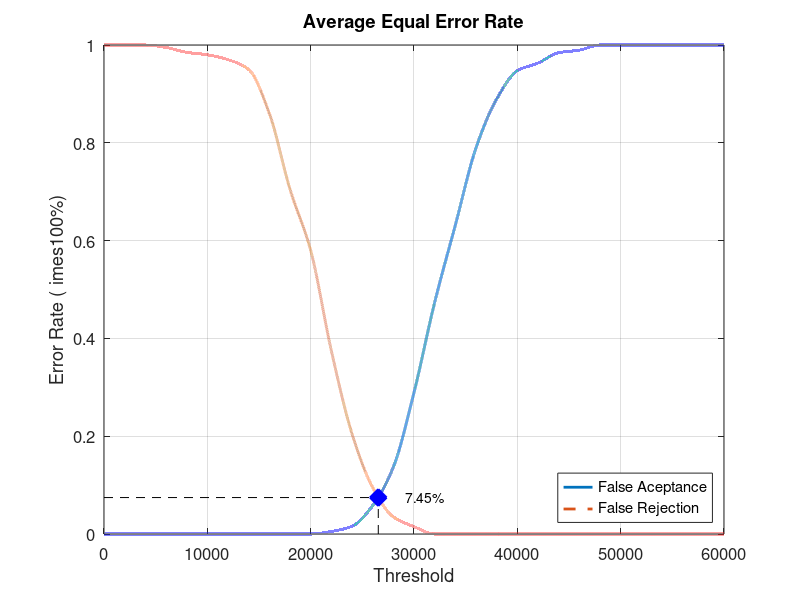
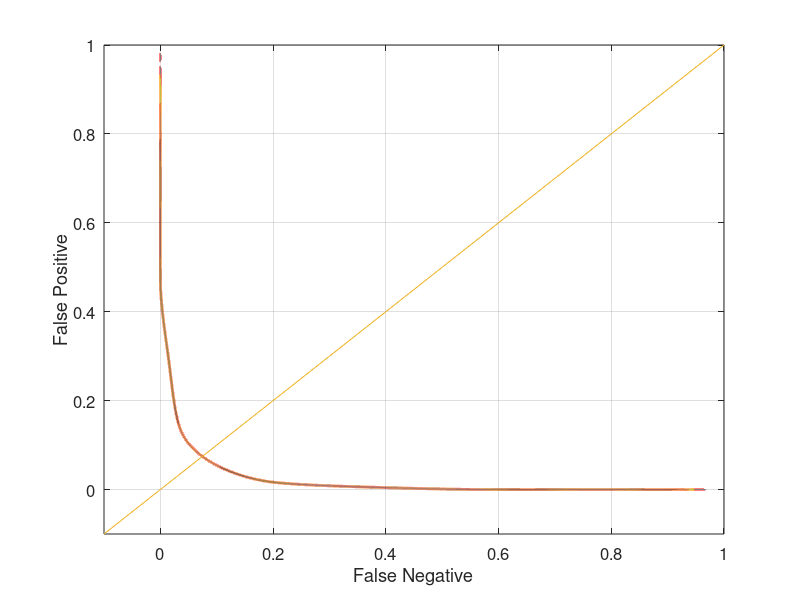

Source code (MATLAB) for these figures, in order:
close all;
clear;
clc;
x = 0:2000:60000;
xq = 0:0.5:60000;

y0 = [0 0 0 0 0 0 0 0 0 0 0 0.00526316 0.0157895 0.0578947 0.136842 0.289474 0.473684 0.631579 0.789474 0.889474 0.947368 0.963158 0.984211 0.989474 1 1 1 1 1 1 1]
yy0 = interp1(x, y0, xq, 'pchip');
y1 = [1 1 1 0.995 0.985 0.98 0.97 0.95 0.86 0.705 0.58 0.375 0.205 0.095 0.035 0.015 0 0 0 0 0 0 0 0 0 0 0 0 0 0 0]
yy1 = interp1(x, y1, xq, 'pchip');

% Calculating EER: 
y2 = abs(y0 - y1);
find(y2 == min(y2))
yy2 = abs(yy0 - yy1);
xEER = find(yy2 == min(yy2));
xEERIndex = xq(xEER) % X-axis EER
yEER = yy0(xEER) % Y-axis EER

main = figure
plot(xq, yy0,'-','LineWidth', 2);	hold on
plot(xq, yy1,'--','LineWidth', 2);	hold on
plot([xEERIndex xEERIndex], [0 yEER], 'k--');	hold on
plot([0 xEERIndex], [yEER yEER], 'k--');	hold on
plot(xEERIndex, yEER, 'bx', 'LineWidth', 10);	hold on
text(xEERIndex + 10 * xEERIndex / 100, yEER, [num2str(round((10000 * yEER)) / 100) '%'])
legend('False Aceptance', 'False Rejection', 'Location', 'SouthEast')
xlabel('Threshold')
ylabel('Error Rate (	imes100%)')
title('Average Equal Error Rate')
set(gca, 'FontSize', 12)
axis([0 60000 0 1])
grid on

print(main, 'Database3_3Main', '-dpng');
FNRxFPR = figure('Color', [1 1 1]);
plot(yy1, yy0, '-', yy1, yy0, 'LineWidth', 2);
hold on
y = -0.1:0.1:1
plot(y, y); 
set(gca, 'FontSize', 12)
xlabel('False Negative')
ylabel('False Positive')
axis([-0.1 1 -0.1 1])
set(gca, 'FontSize', 12)
grid on

print(FNRxFPR, 'Database3_3FNRxFPR','-dpng');
